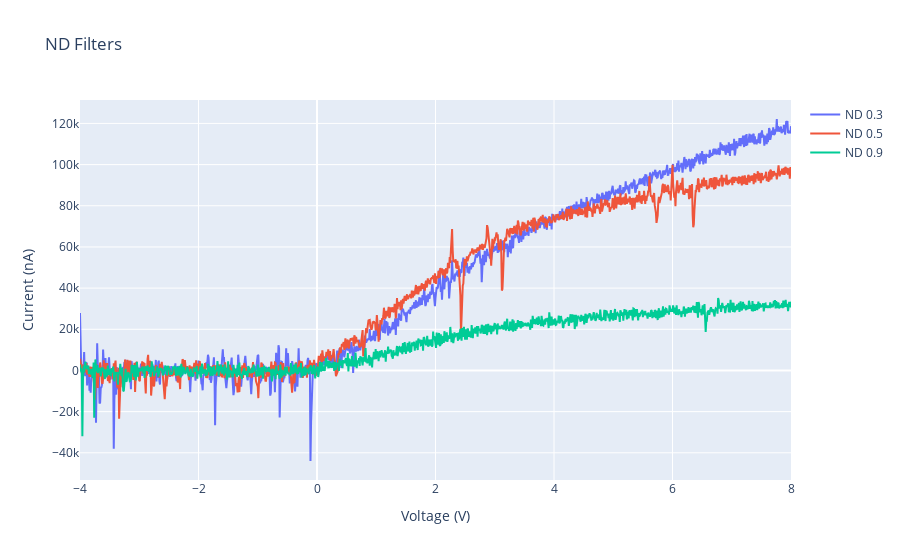

Notebook source saved alongside this figure:
### Markdown cell above
# Graphing the data with the ND filter

### Code cell
# ND Filter data
fig = go.Figure()
fig.add_trace(go.Scatter(x=df_ND1['applied voltage (volts)'], y=df_ND1['measured current (nanoamps)'], mode='lines', name='ND 0.3'))
fig.add_trace(go.Scatter(x=df_ND2['applied voltage (volts)'], y=df_ND2['measured current (nanoamps)'], mode='lines', name='ND 0.5'))
fig.add_trace(go.Scatter(x=df_ND3['applied voltage (volts)'], y=df_ND3['measured current (nanoamps)'], mode='lines', name='ND 0.9'))
fig.update_layout(title='ND Filters', xaxis_title='Voltage (V)', yaxis_title='Current (nA)')
fig.show()

### Figure 1 — Plotly figure (JSON) as saved in the notebook; plotly's stock layout.template omitted (floating-point values rounded to 4 significant figures; data arrays with more than 128 entries replaced by an {"elided": "..."} marker saying what was removed)
{"data": [{"mode": "lines", "name": "ND 0.3", "type": "scatter", "x": {"elided": "1201 float values"}, "y": {"elided": "1201 float values"}}, {"mode": "lines", "name": "ND 0.5", "type": "scatter", "x": {"elided": "1201 float values"}, "y": {"elided": "1201 float values"}}, {"mode": "lines", "name": "ND 0.9", "type": "scatter", "x": {"elided": "1201 float values"}, "y": {"elided": "1201 float values"}}], "layout": {"title": {"text": "ND Filters"}, "xaxis": {"title": {"text": "Voltage (V)"}}, "yaxis": {"title": {"text": "Current (nA)"}}}}
